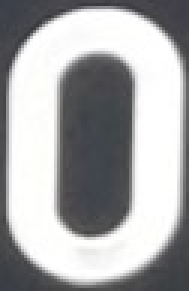
#> input picture data/0/001.jpg, 63 x 97 px (shown 3 times larger); its folder holds only this picture in this run
$ python Assignment3.py
#> lines starting #> are read from the running program, lines starting #| are printed output that depends on the picture; after the words box and inside, x2 and y2 are one past the last pixel; in counts of white or black regions, pixels touching at a corner belong together
# import libraries
import numpy as np
import cv2
import os
import glob
import matplotlib.pyplot as plt

# TRAIN
# step 1
def Weight_Initialization(num_input, num_hidden, num_output):
    # initialize weight and bias
    # random float number between -0.5 to 0.5 (weight)
    np.random.seed(31109667)
    wji= np.random.uniform(-0.5, 0.5, size=(num_hidden, num_input))
    wkj = np.random.uniform(-0.5, 0.5, size=(num_output, num_hidden))
    bias_j = np.random.uniform(0, 1, size=(num_hidden, 1))
    bias_k = np.random.uniform(0, 1, size=(num_output, 1))

    return wji, wkj, bias_j, bias_k

# step 2
def Read_Files():
    # read segmented training files and target files

    # initialize train and test data list
    train_data = []
    test_data = []

    # initialize train and test label list
    train_label = []
    test_label = []

    # iterate over each folder
    for label, dir in enumerate(os.listdir('data')):

        # iterate over each image
        for index, img_path in enumerate(glob.glob(os.path.join('data', dir, '*.jpg'))):

            # read image
            img = cv2.imread(img_path)
#> img is the input picture: shape (97, 63, 3); mean B, G, R 170.6, 169.4, 169.1

            # convert to grayscale
            img_gray = cv2.cvtColor(img, cv2.COLOR_BGR2GRAY)

            # resize image
            img_gray = cv2.resize(img_gray, (20, 40))
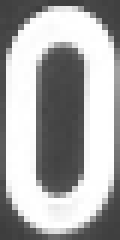
#> img_gray: shape (40, 20) (shown 6 times larger); min 61, max 255, mean 168.8

            # binary thresholding
            _, img_bin = cv2.threshold(img_gray, 125, 255, cv2.THRESH_BINARY)
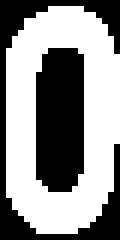
#> img_bin: shape (40, 20) (shown 6 times larger); 56.4% white; 2 black regions

            # remove small noise
            contours, _ = cv2.findContours(img_bin, mode=cv2.RETR_EXTERNAL, method=cv2.CHAIN_APPROX_NONE)
#> contours = 1 contour; box (x1, y1, x2, y2) and area: (1, 1, 20, 39) 584
            contours = sorted(contours, key=cv2.contourArea, reverse=True)[1:]
#> contours = []
            for c in contours:
                cv2.drawContours(img_bin, [c], -1, (0,0,0), -1)
#> this loop made 0 passes

            # optional
            # clip image
            img_clip = np.clip(img_bin, 0, 1)
#> img_clip: shape (40, 20); values 0 (black) and 1 (white), 56.4% white; 2 black regions, box (x1, y1, x2, y2) and area: (6, 8, 14, 32) 179, (0, 0, 20, 40) 170

            # reshape image
            img_final = np.reshape(img_clip, (1, img_clip.shape[0] * img_clip.shape[1]))

            # train
            if index < 8:
                train_data.append(img_final)
                train_label.append(label)

            # test
            else:
                test_data.append(img_final)
                test_label.append(label)
#> pass 2 of the loop in Read_Files, `for label, dir in enumerate(os.listdir('data')):`:
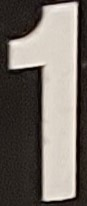
#> input picture data/1/001.jpg, 87 x 206 px
#> in Read_Files, img is the input picture: shape (206, 87, 3); mean B, G, R 102.8, 109.3, 116.5
#> in Read_Files, `img_gray = cv2.resize(img_gray, (20, 40))`:
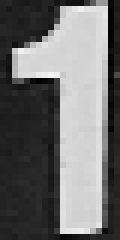
#> img_gray: shape (40, 20) (shown 6 times larger); min 1, max 243, mean 110.5
#> in Read_Files, `_, img_bin = cv2.threshold(img_gray, 125, 255, cv2.THRESH_BINARY)`:
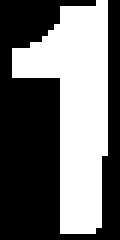
#> img_bin: shape (40, 20) (shown 6 times larger); 42.9% white; 1 white region
#> in Read_Files, `contours, _ = cv2.findContours(img_bin, mode=cv2.RETR_EXTERNAL, method..`: contours = 1 contour; box (x1, y1, x2, y2) and area: (2, 0, 18, 39) 294
#> in Read_Files, `contours = sorted(contours, key=cv2.contourArea, reverse=True)[1:]`: contours = []
#> img_clip: shape (40, 20); values 0 (black) and 1 (white), 42.9% white; 1 white region, box (x1, y1, x2, y2) and area: (2, 0, 18, 39) 343

            # [16 lines of commented-out code are left out]
    train_label = np.eye(np.max(train_label) + 1)[train_label]
#> (the run stopped early here; a loop or call above may not have finished)
